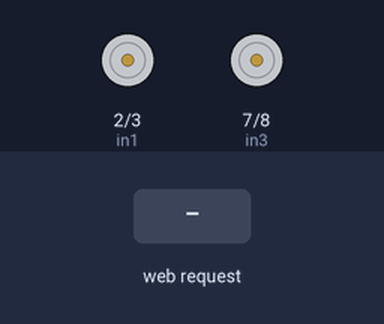
Bench run of a sketch on a simulated ESP8266 (NodeMCU). Parts: motor-driver pin pairs drawn as motors (green arrow = first pin HIGH = forward, orange = second pin HIGH = backward, longer = more drive, scaled by the enable pin). Inputs (shaded band) come from the test bench. WiFi joins after 1.5 s; servers stay silent unless stated; what the sketch prints to the serial monitor is not drawn.

Above: at 3.7 s.
3.8 s: HTTP request GET /forward received
At 4.7 s:
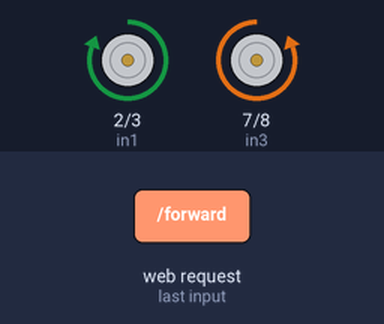
5.3 s: HTTP request GET /backward received
At 5.9 s:
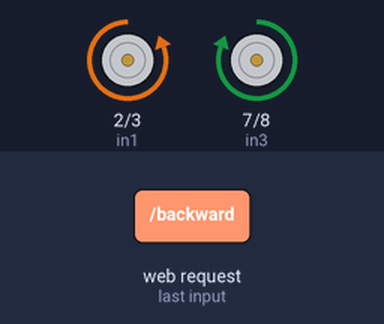
6.8 s: HTTP request GET /left received
At 8.0 s:
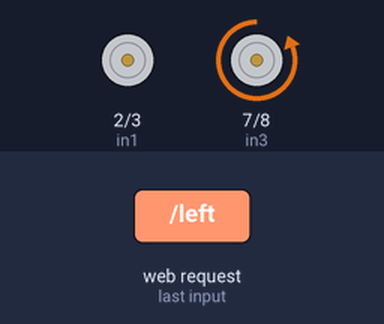
8.3 s: HTTP request GET /right received
At 9.4 s:
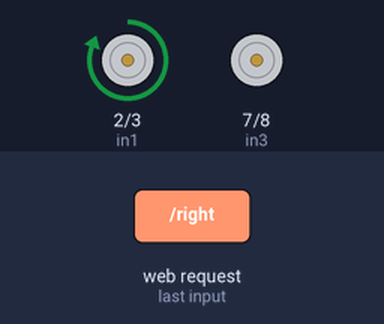
Timing chart, 0 to 10.8 s (numbered marks = the images above; inputs shaded):
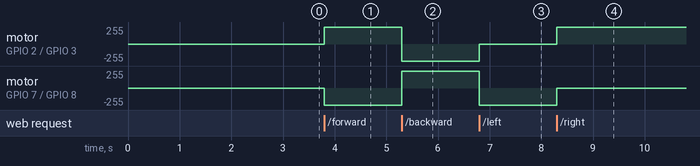

Measured:
- after the input at 3.8 s, motor on GPIO 2 (in1) / GPIO 3 (in2): stopped → forward 255/255 at once; motor on GPIO 7 (in3) / GPIO 8 (in4): stopped → backward 255/255 at once
- after the input at 5.3 s, motor on GPIO 2 (in1) / GPIO 3 (in2): forward 255/255 → backward 255/255 at once; motor on GPIO 7 (in3) / GPIO 8 (in4): backward 255/255 → forward 255/255 at once
- after the input at 6.8 s, motor on GPIO 2 (in1) / GPIO 3 (in2): backward 255/255 → stopped at once; motor on GPIO 7 (in3) / GPIO 8 (in4): forward 255/255 → backward 255/255 at once
- after the input at 8.3 s, motor on GPIO 2 (in1) / GPIO 3 (in2): stopped → forward 255/255 at once; motor on GPIO 7 (in3) / GPIO 8 (in4): backward 255/255 → stopped at once

The sketch:

testWritemove.ino
```cpp
#include "ESP_MICRO.h"

int ena = 5;
int enb = 6;
int in1 = 2;
int in2 = 3;
int in3 = 7;
int in4 = 8;

void setup()
{
  Serial.begin(9600);
//    start("Username","Pass");
    pinMode(ena, OUTPUT);
    pinMode(enb, OUTPUT);
    pinMode(in1, OUTPUT);
    pinMode(in2, OUTPUT);
    pinMode(in3, OUTPUT);
    pinMode(in4, OUTPUT);

  analogWrite(ena, 255);
  analogWrite(enb, 255);
  delay(1000);

  start("LAPTOP-4FVMDJRV 5421","Sambit@01");
}

void loop()
{
  waitUntilNewReq(); //Waits until a new request from python code

  if (getPath() == "/forward")
  {
    digitalWrite(in1, HIGH);
    digitalWrite(in2, LOW);
    digitalWrite(in3, LOW);
    digitalWrite(in4, HIGH);
    delay(1000);
    Serial.println("Bot going Forward");
    returnThisInt(0);
  }
  if (getPath() == "/backward")
  {
    digitalWrite(in1, LOW);
    digitalWrite(in2, HIGH);
    digitalWrite(in3, HIGH);
    digitalWrite(in4, LOW);
    delay(1000);
    Serial.println("Bot going backward");
    returnThisInt(0);
  }
  if (getPath() == "/left")
  {
    digitalWrite(in1, LOW);
    digitalWrite(in2, LOW);
    digitalWrite(in3, LOW);
    digitalWrite(in4, HIGH);
    delay(1000);
    Serial.println("Bot going left");
    returnThisInt(0);
  }
  if (getPath() == "/right")
  {
    digitalWrite(in1, HIGH);
    digitalWrite(in2, LOW);
    digitalWrite(in3, LOW);
    digitalWrite(in4, LOW);
    delay(1000);
    Serial.println("Bot going right");
    returnThisInt(0);
  }
}
```

ESP_MICRO.h
```cpp
/* ESP8266 TO PY: THE MICRO LIBRARY
 * Written by Junicchi
 * https://github.com/Kebablord

 * MAP
 - start(ssid,password)---> Connects to wifi with given username and password
 - waitUntilNewReq() -----> Waits until a new python request come, checks for requests regularly
 - returnThisInt(data) ---> sends your Integer data to localhost (python)
 - returnThisStr(data) ---> sends your String data to localhost (python)
 - getPath() -------------> gets the request path as string, ex: https://192.113.133/ledON -> "ledON"
*/

#include <ESP8266WiFi.h>
#include <ESP8266mDNS.h>
#include <WiFiClient.h>

// PORT
WiFiServer server(80);
WiFiClient client;
String rule;

void start(String ssid, String pass){
  WiFi.mode(WIFI_STA);
  WiFi.begin(ssid.c_str(),pass.c_str());

  Serial.println("");
// Wait for connection
  while (WiFi.status() != WL_CONNECTED) {
    delay(500);
    Serial.print(".");
  }
  Serial.println("");
  Serial.print("Connected to ");
  Serial.println(ssid);
  Serial.print("IP address: ");
  Serial.println(WiFi.localIP());
// Setting up mDNS responder
  if (!MDNS.begin("esp8266")) {
    Serial.println("Error setting up MDNS responder!");
    while (1) {
      delay(1000);
    }
  }
  Serial.println("mDNS responder started");
// Start TCP (HTTP) server
  server.begin();
  Serial.println("TCP server started");
// Add service to MDNS-SD
  MDNS.addService("http", "tcp", 80);
}

bool isReqCame = false;

void CheckNewReq(){
  client = server.available();
  if (!client) {
    return;
  }
  Serial.println("");
  Serial.println("NEW REQUEST");
// Waiting client to connect
  while (client.connected() && !client.available()) {
    delay(1);
  }
// Read the first line of HTTP request
  String req = client.readStringUntil('\r');
  int addr_start = req.indexOf(' ');
  int addr_end = req.indexOf(' ', addr_start + 1);
  if (addr_start == -1 || addr_end == -1) {
    Serial.print("Invalid request: ");
    Serial.println(req);
    return;
  }
  req = req.substring(addr_start + 1, addr_end);
  Serial.print("Requested Path: ");
  Serial.println(req);

  rule = req;
  isReqCame = true;
  client.flush();
}
void waitUntilNewReq(){
  do {CheckNewReq();} while (!isReqCame);
  isReqCame = false;
}

void returnThisStr(String final_data){
  String s;
  //HTTP Protocol code.
  s = "HTTP/1.1 200 OK\r\nContent-Type: text/html\r\n\r\n";
  s += final_data; //Our final raw data to return
  client.print(s);
  Serial.println("Returned to client.");
}
void returnThisInt(int final_data){
  returnThisStr(String(final_data));
}

String getPath(){
  return rule;
}
```
